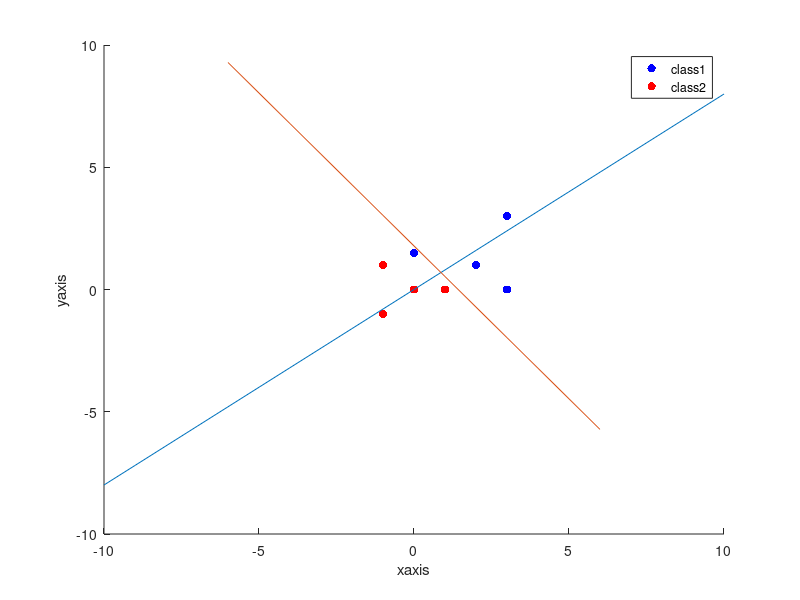

The MATLAB source for this figure:
x = [[3 3 2 0 -1 0 -1 1];[3 0 1 1.5 1 0 -1 0 ]]
x = x'

[n,d] = size(x) % n samples d dimension
sum1 = 0.0;
sum2 = 0.0;
n1 = n/2
for i= 1:n1    
    sum1 = sum1 + x(i,1);
    sum2 = sum2 + x(i,2);
end
m1 = [0.0 0.0];
m1(1,1) = sum1/n1;
m1(1,2) = sum2/n1 

sum1 = 0.0;
sum2 = 0.0;
for i = n1+1:n
     sum1 = sum1 + x(i,1);
     sum2 = sum2 + x(i,2);
end   
m2 = [0.0 0.0];
m2(1,1) = sum1/n1;
m2(1,2) = sum2/n1 



s1 = zeros(1,n1); 
s1=s1';

s2 = zeros(1,n1); 
s2=s2';

S1 = zeros(d,d);
for i = 1:n1
   
    s1(i,1) = x(i,1) - m1(1,1);
    s2(i,1) = x(i,2) -m1(1,2);
    S = [s1(i,1) s2(i,1)];
    %S'*S
    S1 = S1 + S'*S;
end
s1
s2 
%S = [s1 s2]

%S1 = s1*transpose(s1)
S1


s3 = zeros(1,n1); 
s3=s3';

s4 = zeros(1,n1); 
s4=s4';

S2 = zeros(d,d);
for i = n1+1:n
   
    s3(i-n1,1) = x(i,1) - m2(1,1);
    s4(i-n1,1) = x(i,2) - m2(1,2);
    S = [s3(i-n1,1) s4(i-n1,1)];
    %S'*S
    S2 = S2 + S'*S;
end
s3
s4 

S2

Sw = zeros(d,d);
Sw = S1 + S2
m1 - m2 
w = zeros(d,d);
w = w';
inv(Sw)
w = inv(Sw)*(m1-m2)';

w = w/norm(w)
    scatter(x(1:4,1),x(1:4,2),'b','filled')
    hold on
    scatter(x(5:8,1),x(5:8,2),'r','filled')
    hold on 
    xaxis = [-10:10];
    yaxis = ((w(2,1)*xaxis)/w(1,1));
    plot(xaxis,yaxis)
%     
%    vector = zeros(8,2);
%    for i = 1:8
%        for j = 1:2
%            vector(i,j) =

        
        mean = zeros(1,2);
        mean (1,1) = (m1(1,1)+m2(1,1))/2;
        mean (1,2)  = (m1(1,2) + m2(1,2))/2;
        mean
        bias = -dot(mean,w)

%    mean = (np.matrix(mean_c1) + np.matrix(mean_c2))/2
%     bias = -np.dot(mean,W_v)
%     #print "mean :",mean
%     #print "bias :",bias
%     
    x = [-6:6]
    y = ((w(1,1)*x + bias)/-w(2,1))
%         Y.append(y)
%     Y = [y[0][0].tolist() for y in Y]
%     Y = [y[0][0] for y in Y]
%     plt.plot(X,Y, color='g', label = 'fisher classifier')

plot(x,y)

xlabel('xaxis');
ylabel('yaxis');

legend('class1','class2');
   
    
    
    
    